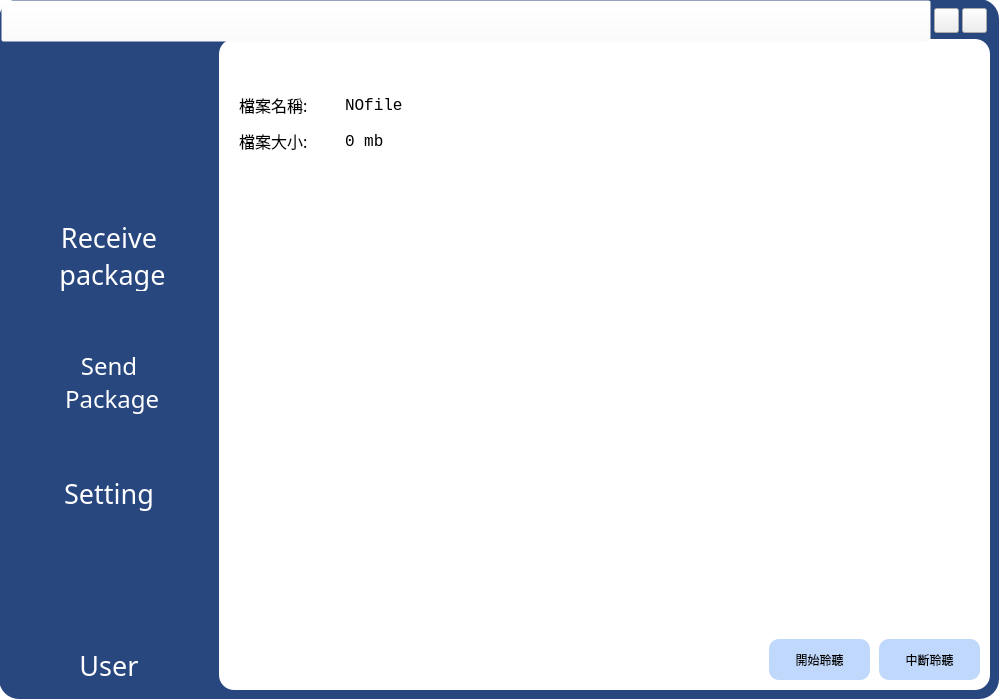
<?xml version="1.0" encoding="UTF-8"?>
<ui version="4.0">
 <class>MainWindow</class>
 <widget class="QWidget" name="MainWindow">
  <property name="geometry">
   <rect>
    <x>0</x>
    <y>0</y>
    <width>1000</width>
    <height>700</height>
   </rect>
  </property>
  <property name="minimumSize">
   <size>
    <width>100</width>
    <height>0</height>
   </size>
  </property>
  <property name="windowTitle">
   <string>Form</string>
  </property>
  <property name="styleSheet">
   <string notr="true">#MainWindow{background-color: rgba(255, 255, 255, 0);}</string>
  </property>
  <widget class="QFrame" name="frame_Main">
   <property name="geometry">
    <rect>
     <x>-1</x>
     <y>-1</y>
     <width>1000</width>
     <height>700</height>
    </rect>
   </property>
   <property name="styleSheet">
    <string notr="true">#frame_Main{background-color: rgba(36, 67, 124,250);
border-radius: 20px;}

</string>
   </property>
   <property name="frameShape">
    <enum>QFrame::StyledPanel</enum>
   </property>
   <property name="frameShadow">
    <enum>QFrame::Raised</enum>
   </property>
   <widget class="QWidget" name="verticalLayoutWidget">
    <property name="geometry">
     <rect>
      <x>10</x>
      <y>50</y>
      <width>202</width>
      <height>651</height>
     </rect>
    </property>
    <layout class="QVBoxLayout" name="layout_SwitchPage">
     <item>
      <spacer name="LeftSpacer6">
       <property name="orientation">
        <enum>Qt::Vertical</enum>
       </property>
       <property name="sizeHint" stdset="0">
        <size>
         <width>20</width>
         <height>10</height>
        </size>
       </property>
      </spacer>
     </item>
     <item>
      <spacer name="LeftSpacer1">
       <property name="orientation">
        <enum>Qt::Horizontal</enum>
       </property>
       <property name="sizeHint" stdset="0">
        <size>
         <width>40</width>
         <height>50</height>
        </size>
       </property>
      </spacer>
     </item>
     <item>
      <widget class="QToolButton" name="button_Client">
       <property name="minimumSize">
        <size>
         <width>200</width>
         <height>70</height>
        </size>
       </property>
       <property name="maximumSize">
        <size>
         <width>200</width>
         <height>70</height>
        </size>
       </property>
       <property name="font">
        <font>
         <family>BankGothic Md BT</family>
         <pointsize>20</pointsize>
         <weight>50</weight>
         <bold>false</bold>
        </font>
       </property>
       <property name="layoutDirection">
        <enum>Qt::LeftToRight</enum>
       </property>
       <property name="styleSheet">
        <string notr="true">border-radius: 15px;
color: rgb(255, 255, 255);</string>
       </property>
       <property name="text">
        <string>Receive 
 package</string>
       </property>
       <property name="checkable">
        <bool>false</bool>
       </property>
       <property name="toolButtonStyle">
        <enum>Qt::ToolButtonIconOnly</enum>
       </property>
      </widget>
     </item>
     <item>
      <spacer name="LeftSpacer2">
       <property name="orientation">
        <enum>Qt::Horizontal</enum>
       </property>
       <property name="sizeHint" stdset="0">
        <size>
         <width>40</width>
         <height>50</height>
        </size>
       </property>
      </spacer>
     </item>
     <item>
      <widget class="QToolButton" name="button_Server">
       <property name="minimumSize">
        <size>
         <width>200</width>
         <height>70</height>
        </size>
       </property>
       <property name="maximumSize">
        <size>
         <width>200</width>
         <height>70</height>
        </size>
       </property>
       <property name="font">
        <font>
         <family>BankGothic Md BT</family>
         <pointsize>18</pointsize>
        </font>
       </property>
       <property name="styleSheet">
        <string notr="true">border-radius: 15px;
color: rgb(255, 255, 255);</string>
       </property>
       <property name="text">
        <string>Send 
 Package</string>
       </property>
      </widget>
     </item>
     <item>
      <spacer name="LeftSpacer3">
       <property name="orientation">
        <enum>Qt::Horizontal</enum>
       </property>
       <property name="sizeHint" stdset="0">
        <size>
         <width>40</width>
         <height>50</height>
        </size>
       </property>
      </spacer>
     </item>
     <item>
      <widget class="QToolButton" name="button_Setting">
       <property name="minimumSize">
        <size>
         <width>200</width>
         <height>40</height>
        </size>
       </property>
       <property name="maximumSize">
        <size>
         <width>200</width>
         <height>50</height>
        </size>
       </property>
       <property name="font">
        <font>
         <family>BankGothic Md BT</family>
         <pointsize>20</pointsize>
        </font>
       </property>
       <property name="styleSheet">
        <string notr="true">border-radius: 15px;
color: rgb(255, 255, 255);</string>
       </property>
       <property name="text">
        <string>Setting</string>
       </property>
      </widget>
     </item>
     <item>
      <spacer name="LeftSpacer5">
       <property name="orientation">
        <enum>Qt::Vertical</enum>
       </property>
       <property name="sizeHint" stdset="0">
        <size>
         <width>20</width>
         <height>0</height>
        </size>
       </property>
      </spacer>
     </item>
     <item>
      <widget class="QToolButton" name="button_User">
       <property name="minimumSize">
        <size>
         <width>200</width>
         <height>50</height>
        </size>
       </property>
       <property name="maximumSize">
        <size>
         <width>200</width>
         <height>50</height>
        </size>
       </property>
       <property name="font">
        <font>
         <family>BankGothic Md BT</family>
         <pointsize>20</pointsize>
        </font>
       </property>
       <property name="styleSheet">
        <string notr="true">border-radius: 15px;
color: rgb(255, 255, 255);</string>
       </property>
       <property name="text">
        <string>User</string>
       </property>
      </widget>
     </item>
     <item>
      <spacer name="LeftSpacer4">
       <property name="orientation">
        <enum>Qt::Horizontal</enum>
       </property>
       <property name="sizeHint" stdset="0">
        <size>
         <width>40</width>
         <height>10</height>
        </size>
       </property>
      </spacer>
     </item>
    </layout>
   </widget>
   <widget class="QStackedWidget" name="stackedWidget">
    <property name="geometry">
     <rect>
      <x>220</x>
      <y>40</y>
      <width>771</width>
      <height>651</height>
     </rect>
    </property>
    <property name="font">
     <font>
      <family>文鼎鬍子體</family>
     </font>
    </property>
    <property name="styleSheet">
     <string notr="true">#stackedWidget{background-color: rgb(255, 255, 255);
border-radius: 15px;}</string>
    </property>
    <property name="currentIndex">
     <number>1</number>
    </property>
    <widget class="QWidget" name="Client">
     <widget class="QWidget" name="verticalLayoutWidget_5">
      <property name="geometry">
       <rect>
        <x>20</x>
        <y>20</y>
        <width>732</width>
        <height>231</height>
       </rect>
      </property>
      <layout class="QVBoxLayout" name="Layout_cRequireFile">
       <property name="spacing">
        <number>10</number>
       </property>
       <item>
        <layout class="QHBoxLayout" name="Layout_cFileInfo">
         <property name="spacing">
          <number>0</number>
         </property>
         <item>
          <widget class="QLabel" name="hint_cFilename">
           <property name="maximumSize">
            <size>
             <width>70</width>
             <height>50</height>
            </size>
           </property>
           <property name="font">
            <font>
             <family>標楷體</family>
             <pointsize>12</pointsize>
            </font>
           </property>
           <property name="text">
            <string>文件名:</string>
           </property>
          </widget>
         </item>
         <item>
          <widget class="QLabel" name="label_cFilename">
           <property name="maximumSize">
            <size>
             <width>450</width>
             <height>50</height>
            </size>
           </property>
           <property name="font">
            <font>
             <family>Consolas</family>
             <pointsize>11</pointsize>
            </font>
           </property>
           <property name="text">
            <string/>
           </property>
           <property name="alignment">
            <set>Qt::AlignCenter</set>
           </property>
           <property name="wordWrap">
            <bool>false</bool>
           </property>
          </widget>
         </item>
         <item>
          <widget class="QLabel" name="hint_cFileize">
           <property name="maximumSize">
            <size>
             <width>90</width>
             <height>50</height>
            </size>
           </property>
           <property name="font">
            <font>
             <family>標楷體</family>
             <pointsize>12</pointsize>
            </font>
           </property>
           <property name="text">
            <string>檔案大小:</string>
           </property>
          </widget>
         </item>
         <item>
          <widget class="QLabel" name="label_cFilesize">
           <property name="maximumSize">
            <size>
             <width>150</width>
             <height>50</height>
            </size>
           </property>
           <property name="font">
            <font>
             <family>Consolas</family>
             <pointsize>11</pointsize>
            </font>
           </property>
           <property name="text">
            <string/>
           </property>
           <property name="alignment">
            <set>Qt::AlignCenter</set>
           </property>
          </widget>
         </item>
        </layout>
       </item>
       <item>
        <layout class="QHBoxLayout" name="Layout_schedule">
         <property name="spacing">
          <number>0</number>
         </property>
         <item>
          <widget class="QLabel" name="hint_schedule">
           <property name="maximumSize">
            <size>
             <width>50</width>
             <height>50</height>
            </size>
           </property>
           <property name="font">
            <font>
             <family>標楷體</family>
             <pointsize>12</pointsize>
            </font>
           </property>
           <property name="inputMethodHints">
            <set>Qt::ImhSensitiveData</set>
           </property>
           <property name="text">
            <string>進度  </string>
           </property>
           <property name="alignment">
            <set>Qt::AlignJustify|Qt::AlignVCenter</set>
           </property>
          </widget>
         </item>
         <item>
          <widget class="QProgressBar" name="progressBar_RecevieFile">
           <property name="maximumSize">
            <size>
             <width>16777215</width>
             <height>25</height>
            </size>
           </property>
           <property name="font">
            <font>
             <family>Consolas</family>
             <pointsize>11</pointsize>
            </font>
           </property>
           <property name="styleSheet">
            <string notr="true">#progressBar_RecevieFile{
border: 2px solid #000;
border-radius: 10px;
text-align:center;
}
#progressBar_RecevieFile::chunk { 
background-color: rgb(170, 170, 255);
border-radius: 8px;
}</string>
           </property>
           <property name="value">
            <number>24</number>
           </property>
          </widget>
         </item>
        </layout>
       </item>
       <item>
        <widget class="QPushButton" name="button_RequireFile">
         <property name="minimumSize">
          <size>
           <width>730</width>
           <height>100</height>
          </size>
         </property>
         <property name="maximumSize">
          <size>
           <width>730</width>
           <height>100</height>
          </size>
         </property>
         <property name="font">
          <font>
           <family>微軟正黑體</family>
           <pointsize>12</pointsize>
          </font>
         </property>
         <property name="styleSheet">
          <string notr="true">border-radius: 10px;
color: rgb(170, 255, 255);
background-color: rgba(13, 95, 160, 200);</string>
         </property>
         <property name="text">
          <string>連線至 Server 獲取檔案✔</string>
         </property>
        </widget>
       </item>
      </layout>
     </widget>
     <widget class="QLabel" name="label_spacer3_2">
      <property name="geometry">
       <rect>
        <x>160</x>
        <y>190</y>
        <width>12</width>
        <height>45</height>
       </rect>
      </property>
      <property name="minimumSize">
       <size>
        <width>12</width>
        <height>0</height>
       </size>
      </property>
      <property name="maximumSize">
       <size>
        <width>4</width>
        <height>16777215</height>
       </size>
      </property>
      <property name="text">
       <string/>
      </property>
     </widget>
    </widget>
    <widget class="QWidget" name="Server">
     <widget class="QPushButton" name="button_Startlistening">
      <property name="geometry">
       <rect>
        <x>550</x>
        <y>600</y>
        <width>101</width>
        <height>41</height>
       </rect>
      </property>
      <property name="styleSheet">
       <string notr="true">background-color: rgb(192, 216, 251);
border-radius: 10px;</string>
      </property>
      <property name="text">
       <string>開始聆聽</string>
      </property>
     </widget>
     <widget class="QPushButton" name="button_Stoplistening">
      <property name="geometry">
       <rect>
        <x>660</x>
        <y>600</y>
        <width>101</width>
        <height>41</height>
       </rect>
      </property>
      <property name="styleSheet">
       <string notr="true">background-color: rgb(192, 216, 251);
border-radius: 10px;</string>
      </property>
      <property name="text">
       <string>中斷聆聽</string>
      </property>
     </widget>
     <widget class="QWidget" name="verticalLayoutWidget_4">
      <property name="geometry">
       <rect>
        <x>20</x>
        <y>20</y>
        <width>732</width>
        <height>266</height>
       </rect>
      </property>
      <layout class="QVBoxLayout" name="Layout_SelectFile">
       <property name="sizeConstraint">
        <enum>QLayout::SetDefaultConstraint</enum>
       </property>
       <item>
        <layout class="QVBoxLayout" name="Layout_FileInfo" stretch="0,0">
         <property name="topMargin">
          <number>0</number>
         </property>
         <property name="rightMargin">
          <number>0</number>
         </property>
         <item>
          <layout class="QHBoxLayout" name="Layout_Filename">
           <item>
            <widget class="QLabel" name="hint_Filename">
             <property name="minimumSize">
              <size>
               <width>50</width>
               <height>0</height>
              </size>
             </property>
             <property name="maximumSize">
              <size>
               <width>100</width>
               <height>30</height>
              </size>
             </property>
             <property name="font">
              <font>
               <family>微軟正黑體</family>
               <pointsize>12</pointsize>
              </font>
             </property>
             <property name="text">
              <string>檔案名稱:</string>
             </property>
            </widget>
           </item>
           <item>
            <widget class="QLabel" name="label_Filename">
             <property name="maximumSize">
              <size>
               <width>16777215</width>
               <height>30</height>
              </size>
             </property>
             <property name="font">
              <font>
               <family>Consolas</family>
               <pointsize>12</pointsize>
              </font>
             </property>
             <property name="text">
              <string>NOfile</string>
             </property>
            </widget>
           </item>
          </layout>
         </item>
         <item>
          <layout class="QHBoxLayout" name="Layout_Filesize">
           <item>
            <widget class="QLabel" name="hint_Filesize">
             <property name="maximumSize">
              <size>
               <width>100</width>
               <height>30</height>
              </size>
             </property>
             <property name="font">
              <font>
               <family>微軟正黑體</family>
               <pointsize>12</pointsize>
              </font>
             </property>
             <property name="text">
              <string>檔案大小:</string>
             </property>
            </widget>
           </item>
           <item>
            <widget class="QLabel" name="label_Filesize">
             <property name="maximumSize">
              <size>
               <width>16777215</width>
               <height>30</height>
              </size>
             </property>
             <property name="font">
              <font>
               <family>Consolas</family>
               <pointsize>12</pointsize>
              </font>
             </property>
             <property name="text">
              <string>0 mb</string>
             </property>
            </widget>
           </item>
          </layout>
         </item>
        </layout>
       </item>
       <item>
        <widget class="QPushButton" name="button_SelectfFile">
         <property name="minimumSize">
          <size>
           <width>730</width>
           <height>100</height>
          </size>
         </property>
         <property name="maximumSize">
          <size>
           <width>730</width>
           <height>100</height>
          </size>
         </property>
         <property name="styleSheet">
          <string notr="true">background-image: url(./src/gui/image/button_SelectFile.png);
border-radius: 10px;</string>
         </property>
         <property name="text">
          <string/>
         </property>
        </widget>
       </item>
      </layout>
     </widget>
     <widget class="QListView" name="listView_Sendpackage">
      <property name="geometry">
       <rect>
        <x>20</x>
        <y>290</y>
        <width>731</width>
        <height>211</height>
       </rect>
      </property>
      <property name="styleSheet">
       <string notr="true">border-radius: 15px;</string>
      </property>
     </widget>
    </widget>
    <widget class="QWidget" name="Setting">
     <widget class="QPushButton" name="button_SettingSave">
      <property name="geometry">
       <rect>
        <x>640</x>
        <y>600</y>
        <width>120</width>
        <height>40</height>
       </rect>
      </property>
      <property name="font">
       <font>
        <family>文鼎粗魏碑</family>
        <pointsize>15</pointsize>
        <weight>50</weight>
        <bold>false</bold>
       </font>
      </property>
      <property name="mouseTracking">
       <bool>false</bool>
      </property>
      <property name="focusPolicy">
       <enum>Qt::NoFocus</enum>
      </property>
      <property name="layoutDirection">
       <enum>Qt::LeftToRight</enum>
      </property>
      <property name="styleSheet">
       <string notr="true">background-color: rgb(192, 216, 251);
border-radius: 10px;</string>
      </property>
      <property name="text">
       <string>儲存設定</string>
      </property>
      <property name="checkable">
       <bool>false</bool>
      </property>
      <property name="checked">
       <bool>false</bool>
      </property>
      <property name="autoRepeat">
       <bool>false</bool>
      </property>
      <property name="autoExclusive">
       <bool>false</bool>
      </property>
     </widget>
     <widget class="QGroupBox" name="groupBox_server">
      <property name="geometry">
       <rect>
        <x>30</x>
        <y>300</y>
        <width>641</width>
        <height>140</height>
       </rect>
      </property>
      <property name="font">
       <font>
        <family>標楷體</family>
        <pointsize>11</pointsize>
        <weight>75</weight>
        <bold>true</bold>
       </font>
      </property>
      <property name="title">
       <string>伺服器端設定</string>
      </property>
      <property name="flat">
       <bool>true</bool>
      </property>
      <widget class="QWidget" name="verticalLayoutWidget_3">
       <property name="geometry">
        <rect>
         <x>30</x>
         <y>30</y>
         <width>591</width>
         <height>91</height>
        </rect>
       </property>
       <layout class="QVBoxLayout" name="Layout_server1">
        <item>
         <layout class="QHBoxLayout" name="Layout_server2">
          <item>
           <widget class="QLabel" name="hint_serverIP">
            <property name="font">
             <font>
              <family>微軟正黑體</family>
             </font>
            </property>
            <property name="text">
             <string>IP地址(IPv4) :</string>
            </property>
           </widget>
          </item>
          <item>
           <widget class="QLineEdit" name="input_serverIP">
            <property name="maximumSize">
             <size>
              <width>16777215</width>
              <height>30</height>
             </size>
            </property>
            <property name="font">
             <font>
              <family>Consolas</family>
              <pointsize>10</pointsize>
             </font>
            </property>
            <property name="styleSheet">
             <string notr="true">background-color: rgba(170, 170, 255, 70);
border-radius: 10px;</string>
            </property>
            <property name="inputMask">
             <string>000.000.000.000</string>
            </property>
            <property name="alignment">
             <set>Qt::AlignCenter</set>
            </property>
           </widget>
          </item>
          <item>
           <spacer name="horizontalSpacer_3">
            <property name="orientation">
             <enum>Qt::Horizontal</enum>
            </property>
            <property name="sizeHint" stdset="0">
             <size>
              <width>300</width>
              <height>20</height>
             </size>
            </property>
           </spacer>
          </item>
         </layout>
        </item>
        <item>
         <layout class="QHBoxLayout" name="Layout_server3">
          <item>
           <widget class="QLabel" name="hint_serverPort">
            <property name="font">
             <font>
              <family>微軟正黑體</family>
             </font>
            </property>
            <property name="text">
             <string>Port(0~65535) :</string>
            </property>
           </widget>
          </item>
          <item>
           <widget class="QLineEdit" name="input_serverPort">
            <property name="maximumSize">
             <size>
              <width>16777215</width>
              <height>30</height>
             </size>
            </property>
            <property name="font">
             <font>
              <family>Consolas</family>
              <pointsize>10</pointsize>
             </font>
            </property>
            <property name="styleSheet">
             <string notr="true">background-color: rgba(170, 170, 255, 70);
border-radius: 10px;</string>
            </property>
            <property name="inputMask">
             <string/>
            </property>
            <property name="maxLength">
             <number>5</number>
            </property>
            <property name="frame">
             <bool>true</bool>
            </property>
            <property name="alignment">
             <set>Qt::AlignCenter</set>
            </property>
           </widget>
          </item>
          <item>
           <spacer name="horizontalSpacer_4">
            <property name="orientation">
             <enum>Qt::Horizontal</enum>
            </property>
            <property name="sizeHint" stdset="0">
             <size>
              <width>400</width>
              <height>20</height>
             </size>
            </property>
           </spacer>
          </item>
         </layout>
        </item>
       </layout>
      </widget>
     </widget>
     <widget class="QGroupBox" name="groupBox_client">
      <property name="geometry">
       <rect>
        <x>30</x>
        <y>40</y>
        <width>651</width>
        <height>190</height>
       </rect>
      </property>
      <property name="font">
       <font>
        <family>標楷體</family>
        <pointsize>11</pointsize>
        <weight>75</weight>
        <bold>true</bold>
       </font>
      </property>
      <property name="title">
       <string>用戶端設定</string>
      </property>
      <property name="flat">
       <bool>true</bool>
      </property>
      <property name="checkable">
       <bool>false</bool>
      </property>
      <property name="checked">
       <bool>false</bool>
      </property>
      <widget class="QWidget" name="verticalLayoutWidget_2">
       <property name="geometry">
        <rect>
         <x>30</x>
         <y>30</y>
         <width>601</width>
         <height>141</height>
        </rect>
       </property>
       <layout class="QVBoxLayout" name="verticalLayout_2">
        <item>
         <layout class="QHBoxLayout" name="Layout_client1">
          <item>
           <widget class="QLabel" name="hint_clientIP">
            <property name="font">
             <font>
              <family>微軟正黑體</family>
              <pointsize>9</pointsize>
             </font>
            </property>
            <property name="styleSheet">
             <string notr="true"/>
            </property>
            <property name="text">
             <string>IP地址(IPv4) :</string>
            </property>
           </widget>
          </item>
          <item>
           <widget class="QLineEdit" name="input_clientIP">
            <property name="maximumSize">
             <size>
              <width>16777215</width>
              <height>30</height>
             </size>
            </property>
            <property name="font">
             <font>
              <family>Consolas</family>
              <pointsize>10</pointsize>
              <weight>50</weight>
              <bold>false</bold>
             </font>
            </property>
            <property name="cursor">
             <cursorShape>IBeamCursor</cursorShape>
            </property>
            <property name="styleSheet">
             <string notr="true">background-color: rgba(170, 170, 255, 70);
border-radius: 10px;</string>
            </property>
            <property name="inputMask">
             <string>000.000.000.000</string>
            </property>
            <property name="frame">
             <bool>true</bool>
            </property>
            <property name="alignment">
             <set>Qt::AlignCenter</set>
            </property>
            <property name="cursorMoveStyle">
             <enum>Qt::LogicalMoveStyle</enum>
            </property>
           </widget>
          </item>
          <item>
           <spacer name="horizontalSpacer_2">
            <property name="orientation">
             <enum>Qt::Horizontal</enum>
            </property>
            <property name="sizeHint" stdset="0">
             <size>
              <width>300</width>
              <height>20</height>
             </size>
            </property>
           </spacer>
          </item>
         </layout>
        </item>
        <item>
         <layout class="QHBoxLayout" name="Layout_client2">
          <item>
           <widget class="QLabel" name="hint_clientPort">
            <property name="font">
             <font>
              <family>微軟正黑體</family>
             </font>
            </property>
            <property name="text">
             <string>Port(0~65535) :</string>
            </property>
           </widget>
          </item>
          <item>
           <widget class="QLineEdit" name="input_clientPort">
            <property name="maximumSize">
             <size>
              <width>16777215</width>
              <height>30</height>
             </size>
            </property>
            <property name="font">
             <font>
              <family>Consolas</family>
              <pointsize>10</pointsize>
             </font>
            </property>
            <property name="styleSheet">
             <string notr="true">background-color: rgba(170, 170, 255, 70);
border-radius: 10px;</string>
            </property>
            <property name="inputMask">
             <string/>
            </property>
            <property name="maxLength">
             <number>5</number>
            </property>
            <property name="alignment">
             <set>Qt::AlignCenter</set>
            </property>
           </widget>
          </item>
          <item>
           <spacer name="horizontalSpacer">
            <property name="orientation">
             <enum>Qt::Horizontal</enum>
            </property>
            <property name="sizeHint" stdset="0">
             <size>
              <width>400</width>
              <height>20</height>
             </size>
            </property>
           </spacer>
          </item>
         </layout>
        </item>
        <item>
         <layout class="QHBoxLayout" name="Layout_client3">
          <item>
           <widget class="QLabel" name="hint_saveFolderPath">
            <property name="font">
             <font>
              <family>微軟正黑體</family>
             </font>
            </property>
            <property name="text">
             <string>存檔位置 :</string>
            </property>
           </widget>
          </item>
          <item>
           <widget class="QLineEdit" name="input_ShowSavepath">
            <property name="maximumSize">
             <size>
              <width>16777215</width>
              <height>30</height>
             </size>
            </property>
            <property name="font">
             <font>
              <family>Consolas</family>
              <pointsize>10</pointsize>
             </font>
            </property>
            <property name="styleSheet">
             <string notr="true">background-color: rgba(170, 170, 255, 70);
border-radius: 10px;</string>
            </property>
            <property name="alignment">
             <set>Qt::AlignCenter</set>
            </property>
            <property name="readOnly">
             <bool>true</bool>
            </property>
           </widget>
          </item>
          <item>
           <widget class="QToolButton" name="button_OpenSaveFolder">
            <property name="minimumSize">
             <size>
              <width>40</width>
              <height>40</height>
             </size>
            </property>
            <property name="maximumSize">
             <size>
              <width>40</width>
              <height>40</height>
             </size>
            </property>
            <property name="font">
             <font>
              <family>微軟正黑體</family>
              <pointsize>10</pointsize>
             </font>
            </property>
            <property name="styleSheet">
             <string notr="true">background-image: url(./src/gui/image/button_openSaveFile.png);
border-radius: 10px;</string>
            </property>
            <property name="text">
             <string/>
            </property>
           </widget>
          </item>
         </layout>
        </item>
       </layout>
      </widget>
     </widget>
    </widget>
    <widget class="QWidget" name="User">
     <widget class="QLabel" name="label_4">
      <property name="geometry">
       <rect>
        <x>220</x>
        <y>280</y>
        <width>271</width>
        <height>261</height>
       </rect>
      </property>
      <property name="font">
       <font>
        <pointsize>20</pointsize>
       </font>
      </property>
      <property name="text">
       <string>User</string>
      </property>
     </widget>
    </widget>
   </widget>
   <widget class="QWidget" name="horizontalLayoutWidget">
    <property name="geometry">
     <rect>
      <x>0</x>
      <y>1</y>
      <width>991</width>
      <height>42</height>
     </rect>
    </property>
    <layout class="QHBoxLayout" name="layout_MainControll">
     <property name="spacing">
      <number>1</number>
     </property>
     <item>
      <widget class="QToolButton" name="MainMove">
       <property name="minimumSize">
        <size>
         <width>930</width>
         <height>40</height>
        </size>
       </property>
       <property name="focusPolicy">
        <enum>Qt::NoFocus</enum>
       </property>
       <property name="contextMenuPolicy">
        <enum>Qt::NoContextMenu</enum>
       </property>
       <property name="styleSheet">
        <string notr="true">background-color: rgba(255, 255, 255, 0);</string>
       </property>
       <property name="text">
        <string/>
       </property>
       <property name="iconSize">
        <size>
         <width>20</width>
         <height>40</height>
        </size>
       </property>
      </widget>
     </item>
     <item>
      <widget class="QToolButton" name="MainMin">
       <property name="maximumSize">
        <size>
         <width>25</width>
         <height>25</height>
        </size>
       </property>
       <property name="font">
        <font>
         <pointsize>13</pointsize>
        </font>
       </property>
       <property name="toolTip">
        <string/>
       </property>
       <property name="whatsThis">
        <string/>
       </property>
       <property name="styleSheet">
        <string notr="true">border-image: url(./src/gui/image/WindowMin.jpg);</string>
       </property>
       <property name="text">
        <string/>
       </property>
       <property name="iconSize">
        <size>
         <width>30</width>
         <height>30</height>
        </size>
       </property>
      </widget>
     </item>
     <item>
      <widget class="QToolButton" name="MainClose">
       <property name="minimumSize">
        <size>
         <width>0</width>
         <height>0</height>
        </size>
       </property>
       <property name="maximumSize">
        <size>
         <width>25</width>
         <height>25</height>
        </size>
       </property>
       <property name="font">
        <font>
         <pointsize>13</pointsize>
        </font>
       </property>
       <property name="toolTip">
        <string/>
       </property>
       <property name="styleSheet">
        <string notr="true">border-image: url(./src/gui/image/WindowClose.jpg);
</string>
       </property>
       <property name="text">
        <string/>
       </property>
       <property name="iconSize">
        <size>
         <width>30</width>
         <height>30</height>
        </size>
       </property>
      </widget>
     </item>
    </layout>
   </widget>
  </widget>
 </widget>
 <resources>
  <include location="image/image.qrc"/>
 </resources>
 <connections/>
</ui>
